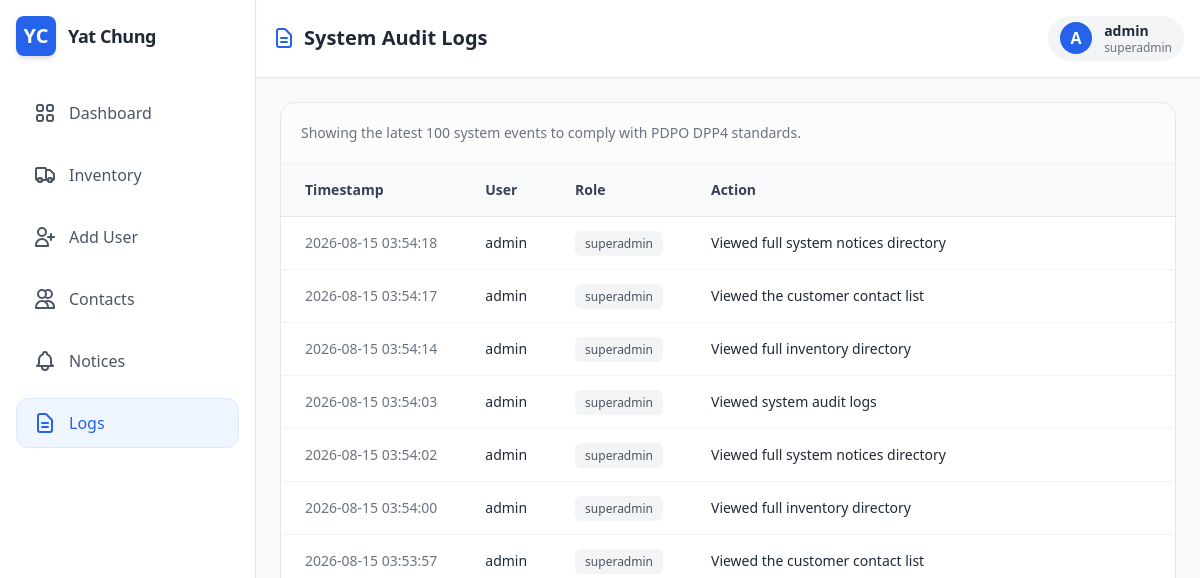
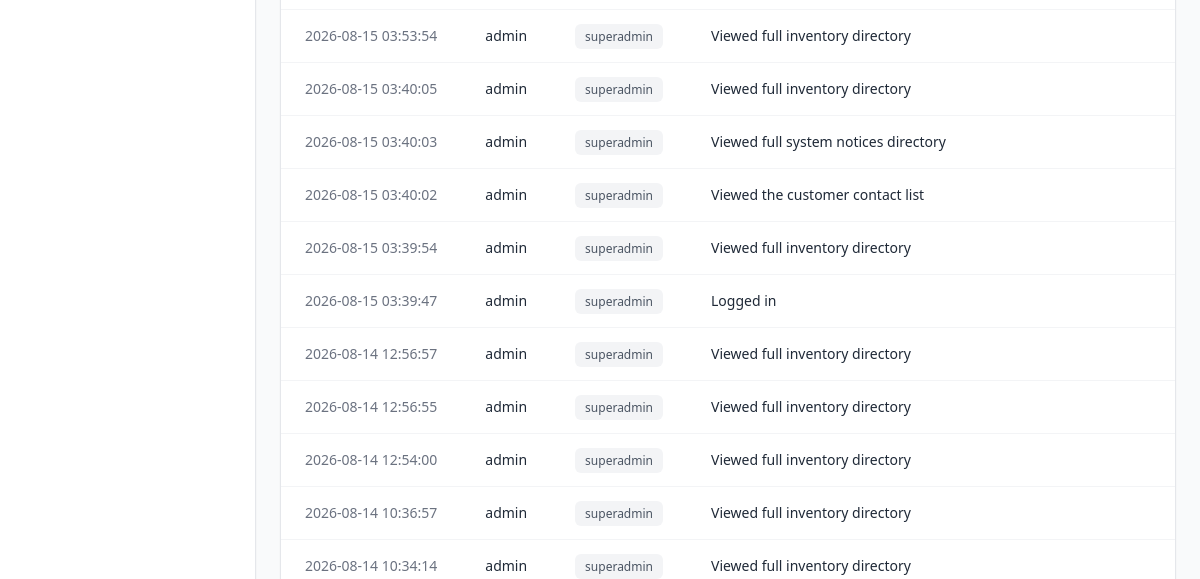
Before: /admin/logs (signed in, upper part) with the older database file (2 pictures, top to bottom).
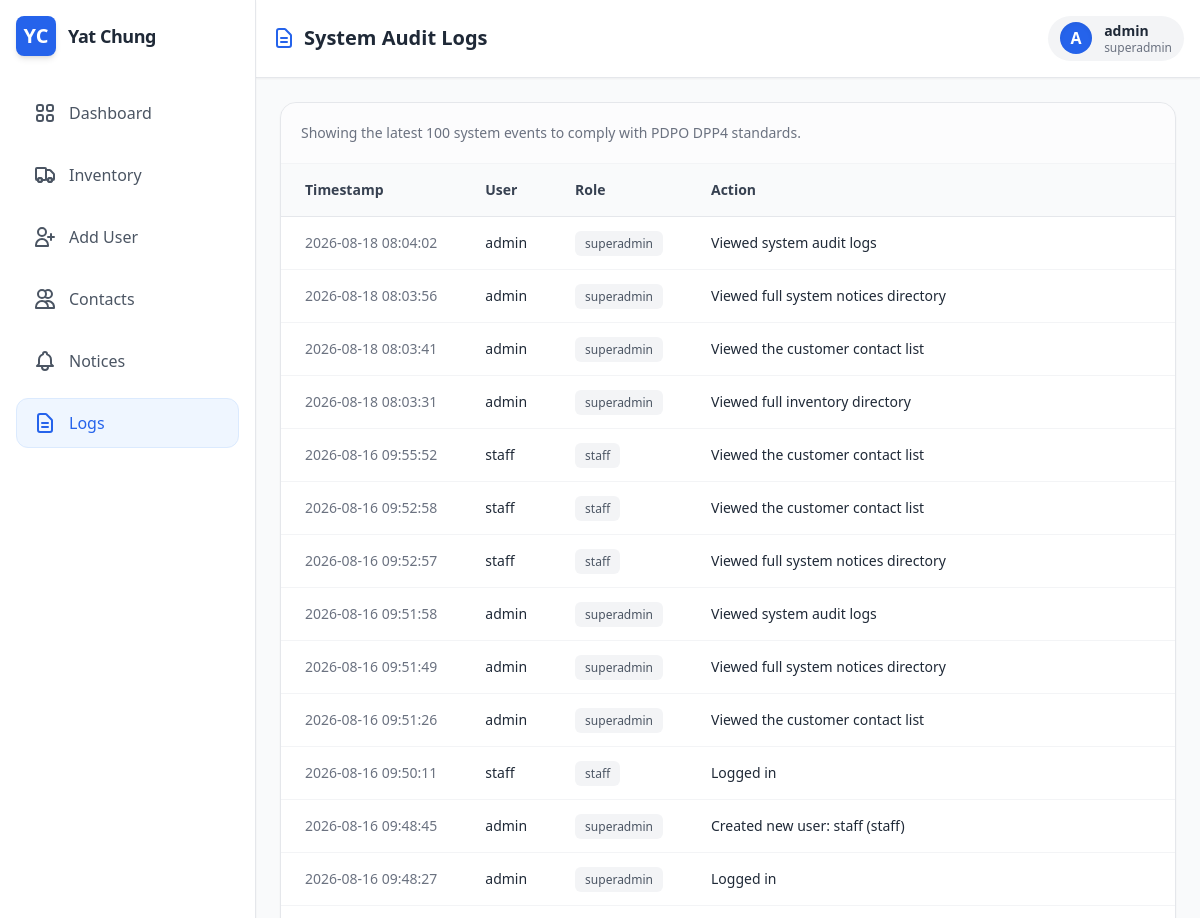
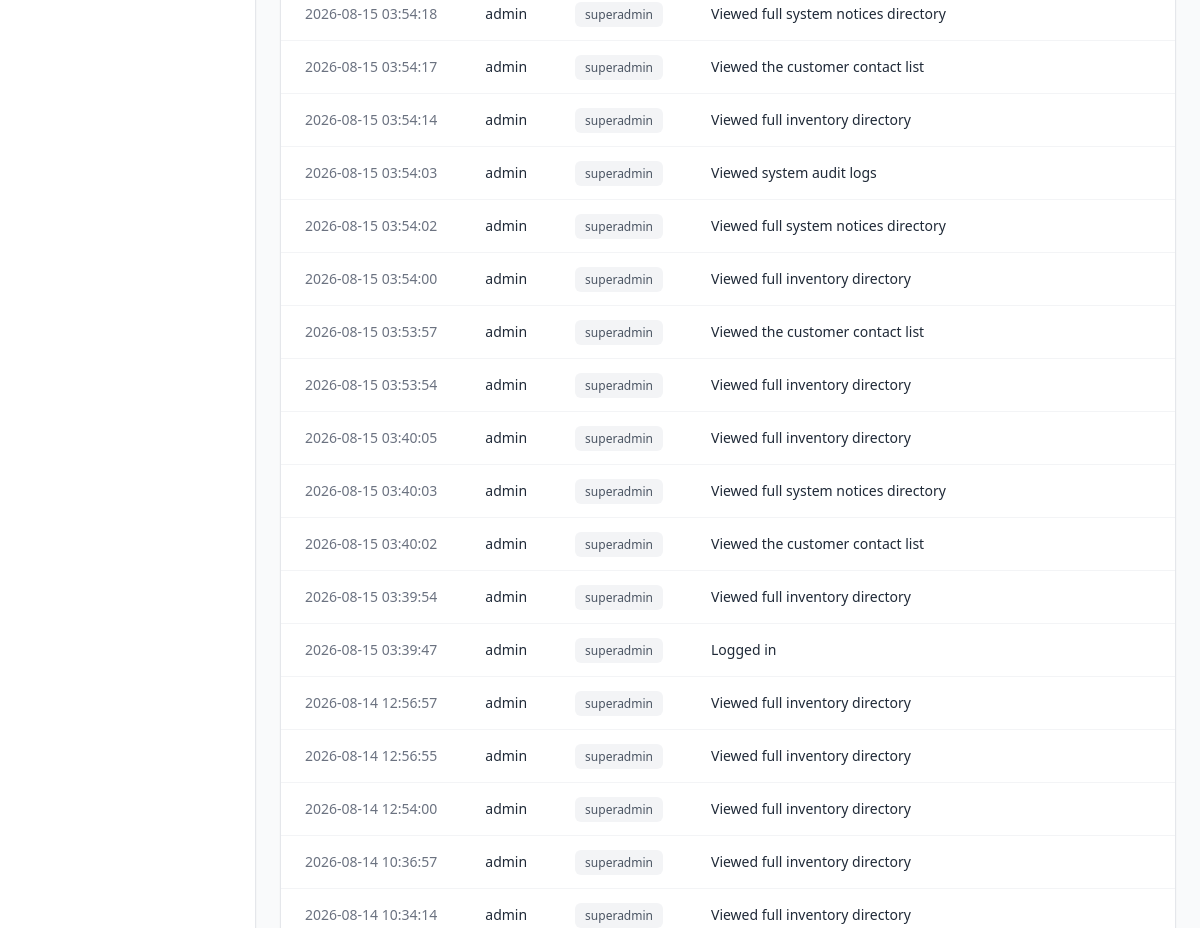
After: the same page with the newer database file (2 pictures, top to bottom).
### app.py (models this page shows, shortened)
class User(UserMixin, db.Model):
    __tablename__ = 'users'
    id = db.Column(db.Integer, primary_key=True)
    username = db.Column(db.String(80), unique=True, nullable=False)
    password_hash = db.Column(db.String(128), nullable=False)
    role = db.Column(db.String(20), nullable=False, default='staff')

class AuditLog(db.Model):
    __tablename__ = 'audit_logs'
    id = db.Column(db.Integer, primary_key=True)
    user_id = db.Column(db.Integer, db.ForeignKey('users.id'), nullable=False)
    action = db.Column(db.String(255), nullable=False)
    timestamp = db.Column(db.DateTime, default=db.func.current_timestamp())
    user = db.relationship('User', backref=db.backref('audit_logs', lazy=True))

### app.py (the view)
@app.route('/admin/logs')
@login_required
@requires_roles('superadmin')
def view_logs():
    logs = AuditLog.query.order_by(AuditLog.timestamp.desc()).limit(100).all()
    access_log = AuditLog(user_id=current_user.id, action="Viewed system audit logs")
    db.session.add(access_log)
    db.session.commit()
    return render_template('logs.html', user=current_user, logs=logs)

### app.py (called while the page is built)
@login_manager.user_loader
def load_user(user_id):
    return User.query.get(int(user_id))

def requires_roles(*roles):
    def wrapper(f):
        @wraps(f)
        def wrapped(*args, **kwargs):
            if current_user.role not in roles and current_user.role != 'superadmin':
                flash('Access denied: You do not have the required permissions.', 'error')
                return redirect(url_for('dashboard'))
            return f(*args, **kwargs)
        return wrapped
    return wrapper

@app.context_processor
def inject_translations():
    lang = flask_session.get('lang', 'en')
    def t(key):
        return TRANSLATIONS.get(lang, {}).get(key, key)
    return dict(t=t, current_lang=lang)

### templates/logs.html
{% extends "base.html" %}
{% block header_content %}
<h2 class="text-xl font-bold text-gray-800 dark:text-white flex items-center gap-2">
    <svg class="w-6 h-6 text-primary" fill="none" stroke="currentColor" viewBox="0 0 24 24"><path stroke-linecap="round" stroke-linejoin="round" stroke-width="2" d="M9 12h6m-6 4h6m2 5H7a2 2 0 01-2-2V5a2 2 0 012-2h5.586a1 1 0 01.707.293l5.414 5.414a1 1 0 01.293.707V19a2 2 0 01-2 2z"></path></svg>
    System Audit Logs
</h2>
<div class="flex items-center gap-3 px-3 py-1.5 bg-gray-100 dark:bg-gray-700 rounded-full">
    <div class="w-8 h-8 bg-primary text-white rounded-full flex items-center justify-center font-bold shadow-inner">
        {{ user.username[0] | upper if user else 'U' }}
    </div>
    <div class="hidden sm:block text-sm">
        <p class="font-bold leading-tight">{{ user.username if user else 'Staff User' }}</p>
        <p class="text-xs text-gray-500 dark:text-gray-400 leading-tight">{{ user.role if user else 'Staff' }}</p>
    </div>
</div>
{% endblock %}
{% block content %}
<div class="bg-white dark:bg-gray-800 border border-gray-200 dark:border-gray-700 rounded-2xl shadow-sm overflow-hidden flex flex-col">
                <div class="p-5 border-b border-gray-100 dark:border-gray-700 bg-gray-50/50 dark:bg-gray-800/50 flex justify-between items-center">
                    <p class="text-sm text-gray-500 dark:text-gray-400">Showing the latest 100 system events to comply with PDPO DPP4 standards.</p>
                </div>
                <div class="overflow-x-auto">
                    <table class="w-full text-left border-collapse">
                        <thead>
                            <tr class="bg-gray-50 dark:bg-gray-900 border-b border-gray-200 dark:border-gray-700">
                                <th class="py-4 px-6 font-semibold text-sm text-gray-700 dark:text-gray-300">Timestamp</th>
                                <th class="py-4 px-6 font-semibold text-sm text-gray-700 dark:text-gray-300">User</th>
                                <th class="py-4 px-6 font-semibold text-sm text-gray-700 dark:text-gray-300">Role</th>
                                <th class="py-4 px-6 font-semibold text-sm text-gray-700 dark:text-gray-300">Action</th>
                            </tr>
                        </thead>
                        <tbody class="divide-y divide-gray-100 dark:divide-gray-700">
                            {% for log in logs %}
                            <tr class="hover:bg-gray-50/50 dark:hover:bg-gray-800/50 transition-colors">
                                <td class="py-4 px-6 text-sm text-gray-500 dark:text-gray-400 whitespace-nowrap">
                                    {{ log.timestamp.strftime('%Y-%m-%d %H:%M:%S') }}
                                </td>
                                <td class="py-4 px-6 text-sm font-medium text-gray-800 dark:text-gray-200">
                                    {{ log.user.username }}
                                </td>
                                <td class="py-4 px-6 text-sm text-gray-600 dark:text-gray-400">
                                    <span class="px-2.5 py-1 bg-gray-100 dark:bg-gray-700 rounded-md text-xs font-medium">
                                        {{ log.user.role }}
                                    </span>
                                </td>
                                <td class="py-4 px-6 text-sm text-gray-800 dark:text-gray-300 w-full">
                                    {{ log.action }}
                                </td>
                            </tr>
                            {% else %}
                            <tr>
                                <td colspan="4" class="py-8 text-center text-gray-500 dark:text-gray-400 italic">
                                    No audit logs found.
                                </td>
                            </tr>
                            {% endfor %}
                        </tbody>
                    </table>
                </div>
            </div>
{% endblock %}

### templates/base.html (shortened to what this page needs)
<!DOCTYPE html>
<html lang="en" class="light">
<head>
    <script src="https://cdn.tailwindcss.com"></script>
</head>
<body class="bg-gray-50 dark:bg-gray-900 text-gray-800 dark:text-gray-100 h-screen flex overflow-hidden">
    {% if user %}
    <aside class="w-24 md:w-64 bg-white dark:bg-gray-800 border-r border-gray-200 dark:border-gray-700 flex flex-col justify-between shadow-sm z-10 transition-all">
        <div class="p-4">
            <div class="flex items-center justify-center md:justify-start gap-3 mb-8">
                <div class="w-10 h-10 bg-primary text-white rounded-lg flex items-center justify-center font-bold text-xl shadow-md">YC</div>
                <h1 class="hidden md:block font-bold text-lg tracking-tight">Yat Chung</h1>
            </div>
            <nav class="space-y-3">
                <a href="{{ url_for('dashboard') }}" class="w-full flex items-center justify-center md:justify-start gap-3 px-4 py-3 rounded-xl font-medium transition-colors border
                    {% if request.endpoint == 'dashboard' %} bg-blue-50 dark:bg-blue-900/30 text-primary border-blue-100 dark:border-blue-800
                    {% else %} border-transparent hover:bg-gray-100 dark:hover:bg-gray-700 text-gray-600 dark:text-gray-300 {% endif %}">
                    <span class="hidden md:inline">{{ t('dashboard') }}</span>
                </a>
                <a href="{{ url_for('inventory') }}" class="w-full flex items-center justify-center md:justify-start gap-3 px-4 py-3 rounded-xl font-medium transition-colors border
                    {% if request.endpoint == 'inventory' %} bg-blue-50 dark:bg-blue-900/30 text-primary border-blue-100 dark:border-blue-800
                    {% else %} border-transparent hover:bg-gray-100 dark:hover:bg-gray-700 text-gray-600 dark:text-gray-300 {% endif %}">
                    <span class="hidden md:inline">{{ t('inventory_tab') }}</span>
                </a>
                {% if user and user.role in ['superadmin', 'owner'] %}
                <button onclick="openUserModal()" class="w-full flex items-center justify-center md:justify-start gap-3 px-4 py-3 hover:bg-gray-100 dark:hover:bg-gray-700 rounded-xl font-medium transition-colors text-gray-600 dark:text-gray-300 border border-transparent">
                    <svg class="w-6 h-6" fill="none" stroke="currentColor" viewBox="0 0 24 24"><path stroke-linecap="round" stroke-linejoin="round" stroke-width="2" d="M18 9v3m0 0v3m0-3h3m-3 0h-3m-2-5a4 4 0 11-8 0 4 4 0 018 0zM3 20a6 6 0 0112 0v1H3v-1z"></path></svg>
                    <span class="hidden md:inline">{{ t('add_user') }}</span>
                </button>
                {% endif %}
                {% if user and user.role != 'investor' %}
                <a href="{{ url_for('customers') }}" class="w-full flex items-center justify-center md:justify-start gap-3 px-4 py-3 rounded-xl font-medium transition-colors border
                    {% if request.endpoint == 'customers' %} bg-blue-50 dark:bg-blue-900/30 text-primary border-blue-100 dark:border-blue-800
                    {% else %} border-transparent hover:bg-gray-100 dark:hover:bg-gray-700 text-gray-600 dark:text-gray-300 {% endif %}">
                    <svg class="w-6 h-6" fill="none" stroke="currentColor" viewBox="0 0 24 24"><path stroke-linecap="round" stroke-linejoin="round" stroke-width="2" d="M12 4.354a4 4 0 110 5.292M15 21H3v-1a6 6 0 0112 0v1zm0 0h6v-1a6 6 0 00-9-5.197M13 7a4 4 0 11-8 0 4 4 0 018 0z"></path></svg>
                    <span class="hidden md:inline">{{ t('contacts') }}</span>
                </a>
                {% endif %}
                <a href="{{ url_for('system_notices') }}" class="w-full flex items-center justify-center md:justify-start gap-3 px-4 py-3 rounded-xl font-medium transition-colors border
                    {% if request.endpoint == 'system_notices' %} bg-blue-50 dark:bg-blue-900/30 text-primary border-blue-100 dark:border-blue-800
                    {% else %} border-transparent hover:bg-gray-100 dark:hover:bg-gray-700 text-gray-600 dark:text-gray-300 {% endif %}">
                    <span class="hidden md:inline">{{ t('notices_tab') }}</span>
                </a>
                {% if user and user.role == 'superadmin' %}
                <a href="{{ url_for('view_logs') }}" class="w-full flex items-center justify-center md:justify-start gap-3 px-4 py-3 rounded-xl font-medium transition-colors border
                    {% if request.endpoint == 'view_logs' %} bg-blue-50 dark:bg-blue-900/30 text-primary border-blue-100 dark:border-blue-800
                    {% else %} border-transparent hover:bg-gray-100 dark:hover:bg-gray-700 text-gray-600 dark:text-gray-300 {% endif %}">
                    <svg class="w-6 h-6" fill="none" stroke="currentColor" viewBox="0 0 24 24"><path stroke-linecap="round" stroke-linejoin="round" stroke-width="2" d="M9 12h6m-6 4h6m2 5H7a2 2 0 01-2-2V5a2 2 0 012-2h5.586a1 1 0 01.707.293l5.414 5.414a1 1 0 01.293.707V19a2 2 0 01-2 2z"></path></svg>
                    <span class="hidden md:inline">{{ t('logs') }}</span>
                </a>
                {% endif %}
            </nav>
        </div>
    </aside>
    {% endif %}
    <main class="flex-1 flex flex-col h-full overflow-hidden relative">
        {% if user %}
        <header class="bg-white dark:bg-gray-800 border-b border-gray-200 dark:border-gray-700 p-4 flex justify-between items-center shadow-sm z-0">
            {% block header_content %}{% endblock %}
        </header>
        {% endif %}
        <div class="flex-1 overflow-y-auto p-4 md:p-6">
            {% block content %}
            {% endblock %}
        </div>
    </main>
</body>
</html>

### templates/base.html (style rules this page uses)
body { transition: background-color 0.3s ease, color 0.3s ease; }

Changed rows visible on the page:
added AuditLog: timestamp "2026-08-18 08:04:02", user.username "admin", user.role "superadmin", action "Viewed system audit logs"
added AuditLog: timestamp "2026-08-18 08:03:56", user.username "admin", user.role "superadmin", action "Viewed full system notices directory"
added AuditLog: timestamp "2026-08-18 08:03:41", user.username "admin", user.role "superadmin", action "Viewed the customer contact list"
added AuditLog: timestamp "2026-08-18 08:03:31", user.username "admin", user.role "superadmin", action "Viewed full inventory directory"
added AuditLog: timestamp "2026-08-16 09:55:52", user.username "staff", user.role "staff", action "Viewed the customer contact list"
added AuditLog: timestamp "2026-08-16 09:52:58", user.username "staff", user.role "staff", action "Viewed the customer contact list"
added AuditLog: timestamp "2026-08-16 09:52:57", user.username "staff", user.role "staff", action "Viewed full system notices directory"
added AuditLog: timestamp "2026-08-16 09:51:58", user.username "admin", user.role "superadmin", action "Viewed system audit logs"
added AuditLog: timestamp "2026-08-16 09:51:49", user.username "admin", user.role "superadmin", action "Viewed full system notices directory"
added AuditLog: timestamp "2026-08-16 09:51:26", user.username "admin", user.role "superadmin", action "Viewed the customer contact list"
added AuditLog: timestamp "2026-08-16 09:50:11", user.username "staff", user.role "staff", action "Logged in"
added AuditLog: timestamp "2026-08-16 09:48:45", user.username "admin", user.role "superadmin", action "Created new user: staff (staff)"
added AuditLog: timestamp "2026-08-16 09:48:27", user.username "admin", user.role "superadmin", action "Logged in"
